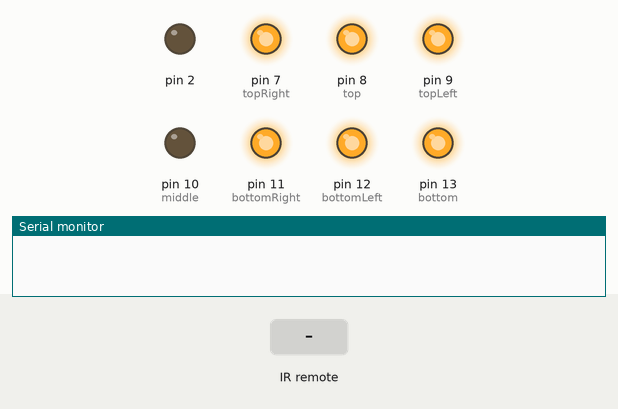
Recording of a sketch running on a simulated Arduino Uno, built with avr-gcc and run on an emulated ATmega328P. Shown: output pins drawn as LEDs (lit = HIGH), the last lines printed to the serial monitor. Inputs (shaded band) come from the test bench.

Above: at 1.2 s.
1.3 s: infrared code 0x81 received
At 2.0 s:
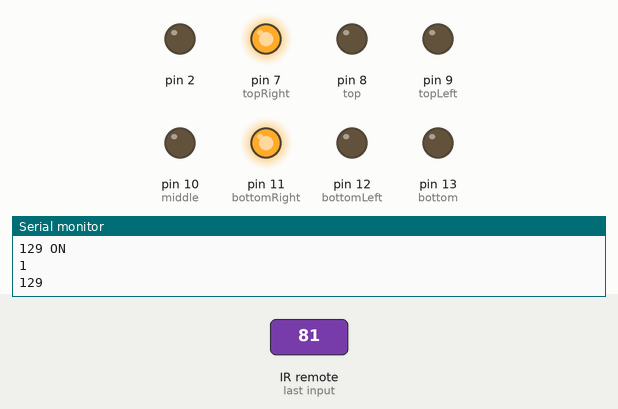
2.9 s: infrared code 0x81 received
At 4.4 s:
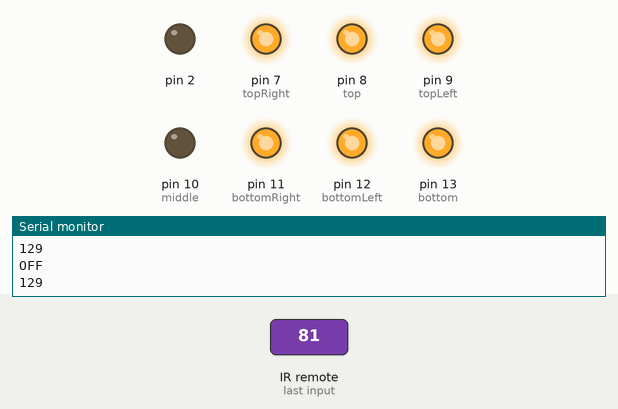
Timing chart, 0 to 5.9 s (numbered marks = the images above; inputs shaded):
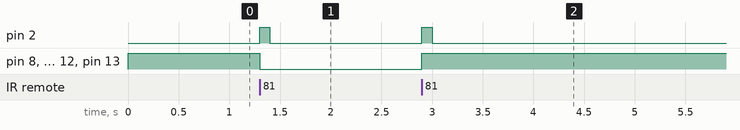

The sketch:

IRsensor.ino
```cpp
#include <IRremote.h>
#define IR_RECEIVE_PIN 3
int bottom=13;
int bottomLeft=12;
int bottomRight=11;
int middle=10;
int topLeft=9;
int top=8;
int topRight=7;

int isOne=0;

void setup() {
  Serial.begin(9600);
  IrReceiver.begin(IR_RECEIVE_PIN);


  pinMode(bottom, OUTPUT);
  pinMode(bottomLeft, OUTPUT);
  pinMode(bottomRight, OUTPUT);
  pinMode(middle, OUTPUT);
  pinMode(topLeft, OUTPUT);
  pinMode(top, OUTPUT);
  pinMode(topRight, OUTPUT);
  nul();

  pinMode(2, OUTPUT);
}
void loop() {

  if (IrReceiver.decode()) {

    if(IrReceiver.decodedIRData.command == 129){
      if(isOne == 0){
        Serial.println("129 ON");
        reset();
        en();
        isOne = 1;
        Serial.println(isOne);
        digitalWrite(2, HIGH);
        delay(100);
        digitalWrite(2, LOW);
      }
      else {
        Serial.println("OFF");
        reset();
        nul();
        isOne = 0;
        digitalWrite(2, HIGH);
        delay(100);
        digitalWrite(2, LOW);

      }
    }
    IrReceiver.resume();
    //taelTilNi();
    Serial.println(IrReceiver.decodedIRData.command);

  }

}

void taelTilNi(void){
  en();
  delay(1000);
  reset();
  to();
  delay(1000);
  reset();
  tre();
  delay(1000);
  reset();
  fire();
  delay(1000);
  reset();
  fem();
  delay(1000);
  reset();
  seks();
  delay(1000);
  reset();
  syv();
  delay(1000);
  reset();
  otte();
  delay(1000);
  reset();
  ni();
  delay(1000);
  reset();
}

void reset(void){
  digitalWrite(bottom, LOW);
  digitalWrite(bottomLeft, LOW);
  digitalWrite(bottomRight, LOW);
  digitalWrite(middle, LOW);
  digitalWrite(topLeft, LOW);
  digitalWrite(top, LOW);
  digitalWrite(topRight, LOW);
}

void nul(void){
  digitalWrite(top, HIGH);
  digitalWrite(bottom, HIGH);

  digitalWrite(topLeft, HIGH);
  digitalWrite(topRight, HIGH);

  digitalWrite(bottomLeft, HIGH);
  digitalWrite(bottomRight, HIGH);
}

void en(void){
  digitalWrite(bottomRight, HIGH);
  digitalWrite(topRight, HIGH);
}

void to(void){
  digitalWrite(top, HIGH);
  digitalWrite(bottom, HIGH);
  digitalWrite(middle, HIGH);

  digitalWrite(topRight, HIGH);
  digitalWrite(bottomLeft, HIGH);
}

void tre(void){
  digitalWrite(top, HIGH);
  digitalWrite(bottom, HIGH);
  digitalWrite(middle, HIGH);

  digitalWrite(topRight, HIGH);
  digitalWrite(bottomRight, HIGH);
}

void fire(void){
  digitalWrite(middle, HIGH);

  digitalWrite(topRight, HIGH);
  digitalWrite(topLeft, HIGH);
  digitalWrite(bottomRight, HIGH);
}


void fem(void){
  digitalWrite(top, HIGH);
  digitalWrite(middle, HIGH);
  digitalWrite(bottom, HIGH);

  digitalWrite(topLeft, HIGH);
  digitalWrite(bottomRight, HIGH);
}

void seks(void){
  digitalWrite(top, HIGH);
  digitalWrite(middle, HIGH);
  digitalWrite(bottom, HIGH);

  digitalWrite(topLeft, HIGH);
  digitalWrite(bottomRight, HIGH);
  digitalWrite(bottomLeft, HIGH);
}


void syv(void){
  digitalWrite(top, HIGH);

  digitalWrite(topRight, HIGH);
  digitalWrite(bottomRight, HIGH);
}

void otte(void){
  digitalWrite(top, HIGH);
  digitalWrite(middle, HIGH);
  digitalWrite(bottom, HIGH);

  digitalWrite(topLeft, HIGH);
  digitalWrite(topRight, HIGH);

  digitalWrite(bottomLeft, HIGH);
  digitalWrite(bottomRight, HIGH);
}

void ni(void){
  digitalWrite(top, HIGH);
  digitalWrite(middle, HIGH);
  digitalWrite(bottom, HIGH);

  digitalWrite(topLeft, HIGH);
  digitalWrite(topRight, HIGH);

  digitalWrite(bottomRight, HIGH);
}
```

Measured:
- after the input at 1.3 s, pin 2: LOW → HIGH at once, → LOW 0.10 s later; pin 8 (top), pin 9 (topLeft), pin 12 (bottomLeft), pin 13 (bottom): HIGH → LOW at once
- after the input at 2.9 s, pin 2: LOW → HIGH at once, → LOW 0.10 s later; pin 8 (top), pin 9 (topLeft), pin 12 (bottomLeft), pin 13 (bottom): LOW → HIGH at once
